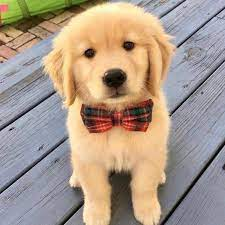
#> input picture perrito.jpg, 225 x 225 px
$ python filtro.py
#> lines starting #> are read from the running program, lines starting #| are printed output that depends on the picture; after the words box and inside, x2 and y2 are one past the last pixel; in counts of white or black regions, pixels touching at a corner belong together
# Filtro para quitarle un rango de colores a una imagen

import cv2 #procesamiento de imágenes
import numpy as np

# Leer la imagen
image = cv2.imread('perrito.jpg')
#> image is the input picture: shape (225, 225, 3); mean B, G, R 138.2, 153.7, 170.8

# Redimensionar la imagen a un tamaño más grande
new_width = 800  # Cambiar el ancho deseado
new_height = 600
image_resized = cv2.resize(image, (new_width, new_height))
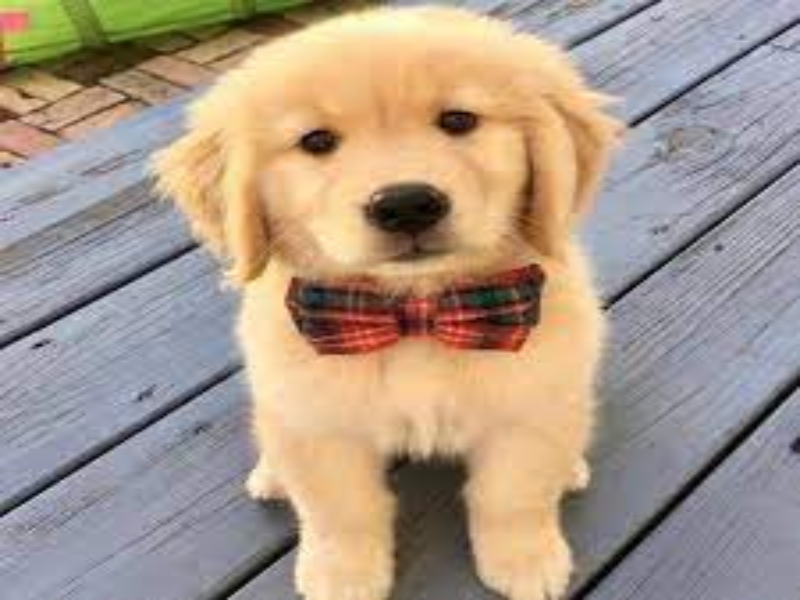
#> image_resized: shape (600, 800, 3); mean B, G, R 138.1, 153.6, 170.7

# Convertir la imagen de BGR a HSV
hsv_image = cv2.cvtColor(image_resized, cv2.COLOR_BGR2HSV)
#> hsv_image: shape (600, 800, 3); mean H, S, V 64.5, 68.8, 179.1

# Definir el rango del color en HSV 0-255
lower_color = np.array([10, 0, 0])
upper_color = np.array([80, 255, 255])

# Crear una máscara para los píxeles del color
mask = cv2.inRange(hsv_image, lower_color, upper_color)
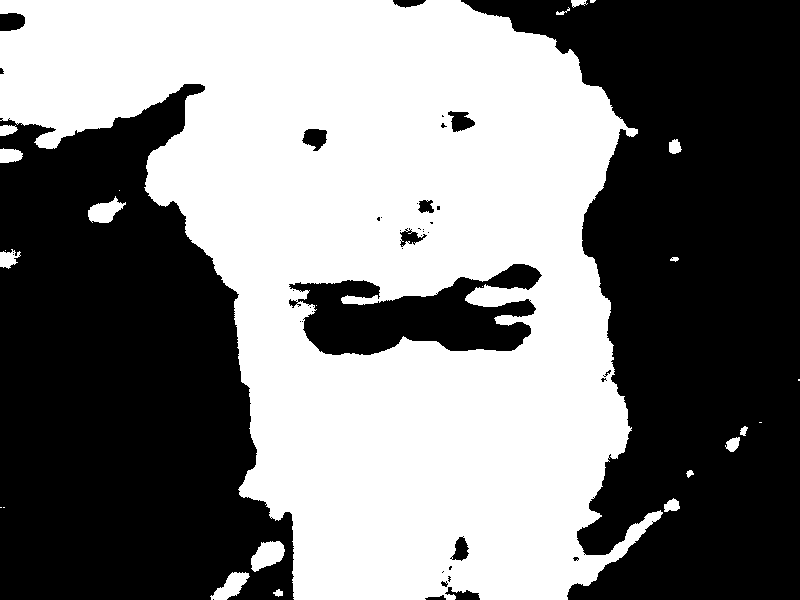
#> mask: shape (600, 800); 49% white; 25 white regions (9 under 20 px), largest, box (x1, y1, x2, y2) and area: (0, 0, 663, 600) 231690, (251, 541, 285, 572) 689, (210, 572, 250, 600) 570

# Aplicar la máscara a la imagen original
color_pixels = cv2.bitwise_and(image_resized, image_resized, mask=mask)
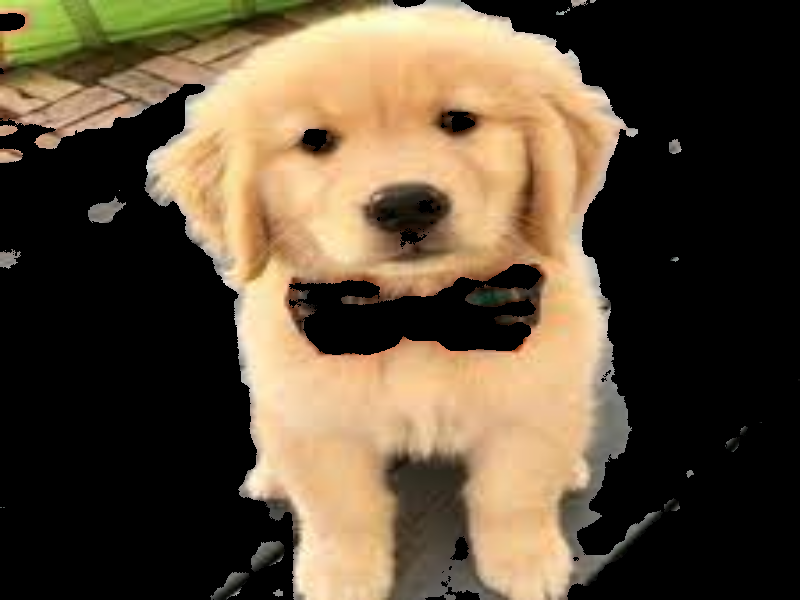
#> color_pixels: shape (600, 800, 3); mean B, G, R 58.7, 80.4, 96.4

# Mostrar la imagen con solo nuestros píxeles de color resaltados
cv2.imshow('Blue Pixels', color_pixels)
cv2.waitKey(0)
cv2.destroyAllWindows()
